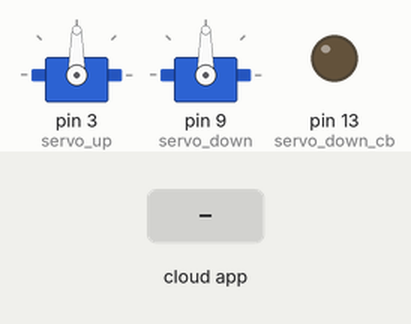
A sketch run on a simulated Arduino Uno, built with avr-gcc and run on an emulated ATmega328P. On the bench: 2 × servo, output pins drawn as LEDs (lit = HIGH). The inputs (shaded band) are chosen by the test bench. The ROS host is connected and sends only what is stated.

Above: at 1.2 s.
1.3 s: the phone or cloud app sets servo_down to 0
At 1.6 s:
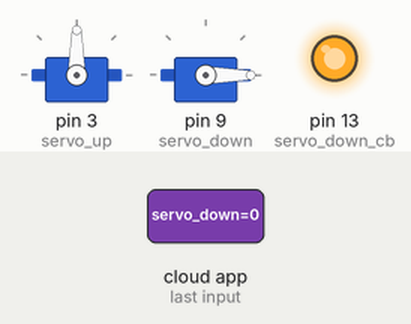
2.8 s: the phone or cloud app sets servo_up to 0
At 3.9 s:
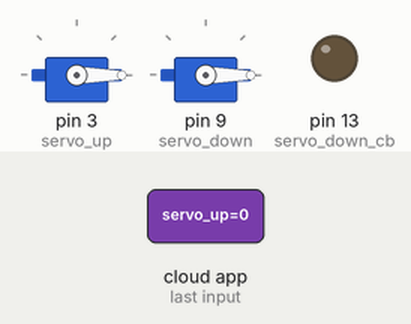
4.3 s: the phone or cloud app sets servo_down to 45
At 5.0 s:
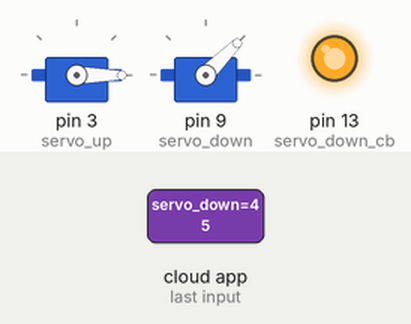
5.8 s: the phone or cloud app sets servo_up to 45
At 6.2 s:
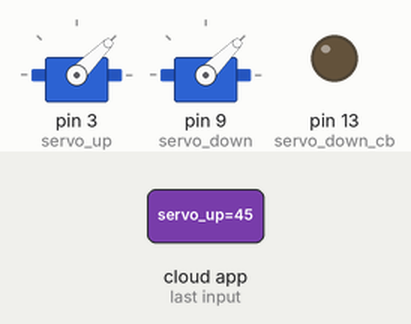
7.3 s: the phone or cloud app sets servo_down to 90
At 8.5 s:
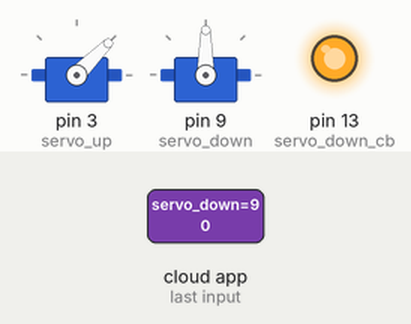
8.8 s: the phone or cloud app sets servo_up to 180
At 9.7 s:
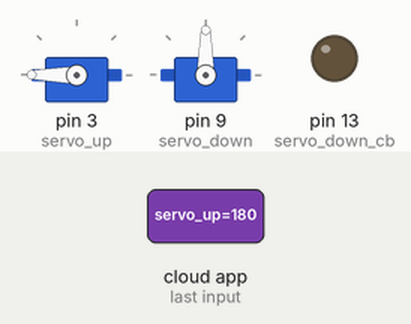
Timing chart, 0 to 11.3 s (numbered marks = the images above; inputs shaded):
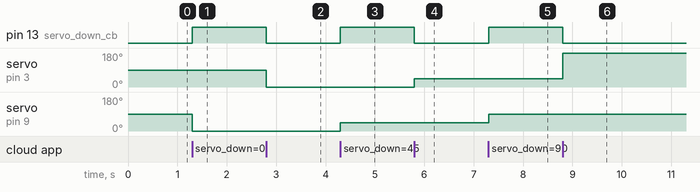

Measured:
- after the input at 1.3 s, pin 13 (servo_down_cb): LOW → HIGH at once; servo on pin 9 (servo_down): 90° → 0° at once
- after the input at 2.8 s, pin 13 (servo_down_cb): HIGH → LOW at once; servo on pin 3 (servo_up): 90° → 0° at once
- after the input at 4.3 s, pin 13 (servo_down_cb): LOW → HIGH at once; servo on pin 9 (servo_down): 0° → 45° at once
- after the input at 5.8 s, pin 13 (servo_down_cb): HIGH → LOW at once; servo on pin 3 (servo_up): 0° → 45° at once
- after the input at 7.3 s, pin 13 (servo_down_cb): LOW → HIGH at once; servo on pin 9 (servo_down): 45° → 90° at once
- after the input at 8.8 s, pin 13 (servo_down_cb): HIGH → LOW at once; servo on pin 3 (servo_up): 45° → 180° at once

The sketch:

servo_control.ino
```cpp
#if (ARDUINO >= 100)
 #include <Arduino.h>
#else
 #include <WProgram.h>
#endif

#include <Servo.h>
#include <ros.h>
#include <std_msgs/UInt16.h>

ros::NodeHandle  nh;

Servo servo_up;
Servo servo_down;

void servo_down_cb( const std_msgs::UInt16& cmd_msg){
  // set servo angle, should be from 0-180
  servo_down.write(cmd_msg.data);
  // toggle led
  digitalWrite(13, HIGH-digitalRead(13));
}

void servo_up_cb( const std_msgs::UInt16& cmd_msg){
  // set servo angle, should be from 0-180
  servo_up.write(cmd_msg.data);
  // toggle led
  digitalWrite(13, HIGH-digitalRead(13));
}


ros::Subscriber<std_msgs::UInt16> sub_down("servo_down", servo_down_cb);
ros::Subscriber<std_msgs::UInt16> sub_up("servo_up", servo_up_cb);

void setup(){
  pinMode(13, OUTPUT);

  nh.initNode();
  nh.subscribe(sub_down);
  nh.subscribe(sub_up);

  servo_up.attach(3);
  servo_down.attach(9);
}

void loop(){
  nh.spinOnce();
  delay(1);
}
```
